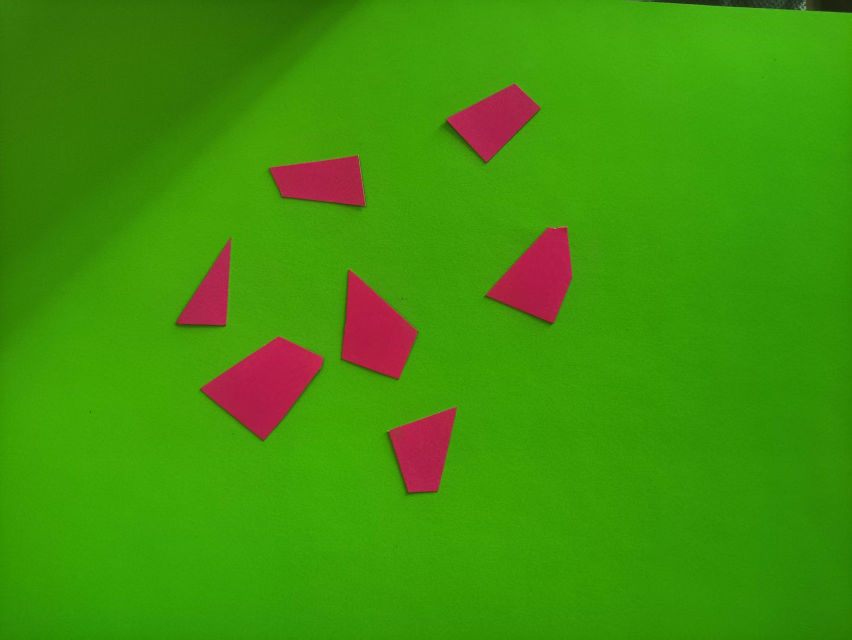
#> input picture 拼图还原项目/input/pieces.jpg, 1704 x 1279 px (shown at 1/2 size)
$ python bench_photos.py '../../拼图还原项目/input'
#> lines starting #> are read from the running program, lines starting #| are printed output that depends on the picture
"""用 纹理拼合/照片/ 里的真实照片跑纹理拼合，统计成功率。

算法与 纹理拼合/index.html 完全一致：
    横缝代价 = mean((a.R - b.L)^2)      竖缝代价 = mean((a.B - b.T)^2)
    分支限界按行优先逐格填、超界剪枝
每张照片：切成 3×3 → 随机重编号 perm（求解器拿不到）→ 求解 → 用 perm 映射回原图判对错。

用法：
    python 纹理拼合/tools/bench_photos.py [照片目录]
"""
from __future__ import annotations

import random
import sys
import time
from pathlib import Path

import cv2
import numpy as np

N, SIZE = 3, 600
TILE = SIZE // N


def edges_of(t):
    """每侧取 2 列/行：外列算接缝差异，内列算局部自然变化（归一化基线）。"""
    return {
        "Lo": t[:, 0, :].astype(np.float32), "Li": t[:, 1, :].astype(np.float32),
        "Ro": t[:, -1, :].astype(np.float32), "Ri": t[:, -2, :].astype(np.float32),
        "To": t[0, :, :].astype(np.float32), "Ti": t[1, :, :].astype(np.float32),
        "Bo": t[-1, :, :].astype(np.float32), "Bi": t[-2, :, :].astype(np.float32),
    }


def _energy(u, v):
    d = u - v
    return float(np.mean(np.sum(d * d, axis=-1)))


def seam_lr(a, b):
    """a 在左、b 在右：接缝差异 / 两侧自身局部变化。与页面 seamLR() 一致。"""
    raw = _energy(a["Ro"], b["Lo"])
    base = 0.5 * (_energy(a["Ro"], a["Ri"]) + _energy(b["Li"], b["Lo"])) + 1.0
    return raw / base


def seam_tb(a, b):
    """a 在上、b 在下。与页面 seamTB() 一致。"""
    raw = _energy(a["Bo"], b["To"])
    base = 0.5 * (_energy(a["Bo"], a["Bi"]) + _energy(b["Ti"], b["To"])) + 1.0
    return raw / base


def solve(tiles):
    """只接收像素块，不接收任何位置信息。"""
    n = N * N
    e = [edges_of(t) for t in tiles]
    h = np.full((n, n), np.inf)
    v = np.full((n, n), np.inf)
    for a in range(n):
        for b in range(n):
            if a != b:
                h[a, b] = seam_lr(e[a], e[b])
                v[a, b] = seam_tb(e[a], e[b])

    best = [float("inf"), None]
    used = [False] * n
    pos = [-1] * n

    def dfs(k, cost):
        if cost >= best[0]:
            return
        if k == n:
            best[0], best[1] = cost, pos[:]
            return
        r, c = divmod(k, N)
        for t in range(n):
            if used[t]:
                continue
            add = (h[pos[k - 1], t] if c > 0 else 0.0) + (v[pos[k - N], t] if r > 0 else 0.0)
            if cost + add >= best[0]:
                continue
            used[t] = True
            pos[k] = t
            dfs(k + 1, cost + add)
            used[t] = False
            pos[k] = -1

    dfs(0, 0.0)
    return best[1], best[0], h, v


def load(path: Path) -> np.ndarray | None:
    im = cv2.imdecode(np.fromfile(str(path), dtype=np.uint8), cv2.IMREAD_COLOR)
#> im is the input picture: shape (1279, 1704, 3); mean B, G, R 9.6, 146, 64.3
    if im is None:
        return None
    if im.shape[0] != SIZE or im.shape[1] != SIZE:
        im = cv2.resize(im, (SIZE, SIZE), interpolation=cv2.INTER_AREA)
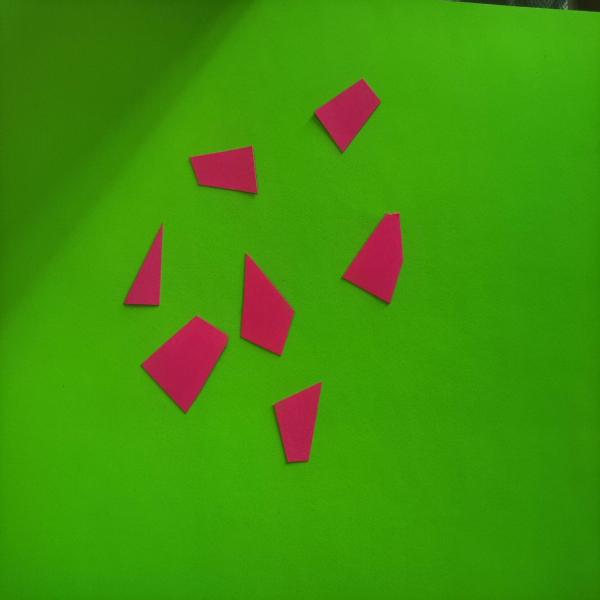
#> im: shape (600, 600, 3); mean B, G, R 9.6, 146, 64.3
    return im


def main() -> int:
    folder = Path(sys.argv[1] if len(sys.argv) > 1 else "纹理拼合/照片")
    files = sorted(folder.glob("*.jpg"))
    if not files:
        print("没找到照片：", folder)
        return 1

    rng = random.Random(20261031)
    rows = []
    t_all = time.time()

    for f in files:
        img = load(f)
        if img is None:
            print("读不了：", f.name)
            continue
        raw = [img[(i // N) * TILE:(i // N + 1) * TILE,
                   (i % N) * TILE:(i % N + 1) * TILE].copy() for i in range(N * N)]
#> raw = 9 items

        perm = list(range(N * N))
        rng.shuffle(perm)                        # 随机重编号：perm[t] = 这块来自原图第几格
        tiles = [raw[p] for p in perm]           # 求解器只看到这个
#> tiles = 9 items

        order, cost, h, v = solve(tiles)
#> the loop in solve, `for a in range(n):` made 9 passes
#> the loop in dfs, `for t in range(n):` made 9 passes
#> add on pass 1: 241.5
        right = all(perm[t] == k for k, t in enumerate(order))

        # 纹理丰富度：每块四条边像素的标准差（越大越有纹理可配）
        edge_std = float(np.mean([np.std(edges_of(t)["Ro"]) for t in raw]))
        allc = np.concatenate([h[~np.isinf(h)], v[~np.isinf(v)]])
        margin = float(np.median(allc) / max(cost / 12.0, 1e-9))
        rows.append({"name": f.name, "right": right, "cost": cost,
                     "edge_std": edge_std, "margin": margin})

    ms = (time.time() - t_all) * 1000
    ok = [r for r in rows if r["right"]]
    bad = [r for r in rows if not r["right"]]

    print(f"共 {len(rows)} 张，成功 {len(ok)}，失败 {len(bad)}，"
          f"成功率 {100.0 * len(ok) / max(1, len(rows)):.1f}%  总耗时 {ms / 1000:.1f}s")
#| 共 1 张，成功 1，失败 0，成功率 100.0%  总耗时 1.1s
    print()
    if bad:
        print("失败清单（边缘越平坦越容易拼错）：")
        for r in sorted(bad, key=lambda x: x["edge_std"]):
            print(f"  {r['name']}  边像素std={r['edge_std']:6.2f}  代价={r['cost']:10.1f}  判别倍数={r['margin']:5.2f}×")
        print()
    print("成功样本的边缘标准差：",
          "min %.2f  中位 %.2f  max %.2f"
          % (min(r["edge_std"] for r in ok) if ok else 0,
             float(np.median([r["edge_std"] for r in ok])) if ok else 0,
             max(r["edge_std"] for r in ok) if ok else 0))
#| 成功样本的边缘标准差： min 60.76  中位 60.76  max 60.76
    if bad:
        print("失败样本的边缘标准差：",
              "min %.2f  中位 %.2f  max %.2f"
              % (min(r["edge_std"] for r in bad),
                 float(np.median([r["edge_std"] for r in bad])),
                 max(r["edge_std"] for r in bad)))
    print()
    print("判别倍数（随机硬拼代价中位数 / 正确拼接的平均缝代价）分布：")
    ds = sorted(r["margin"] for r in rows)
    for q in (0, 10, 25, 50, 75, 90, 100):
        idx = min(len(ds) - 1, int(round(q / 100 * (len(ds) - 1))))
        print(f"  p{q:<3} {ds[idx]:6.2f}×")
#> this loop made 7 passes
#|   p0    94.50×
#|   p10   94.50×
#|   p25   94.50×
#|   p50   94.50×
#|   p75   94.50×
#|   p90   94.50×
#|   p100  94.50×
    return 0


if __name__ == "__main__":
    sys.exit(main())
#> (the program exits here)
